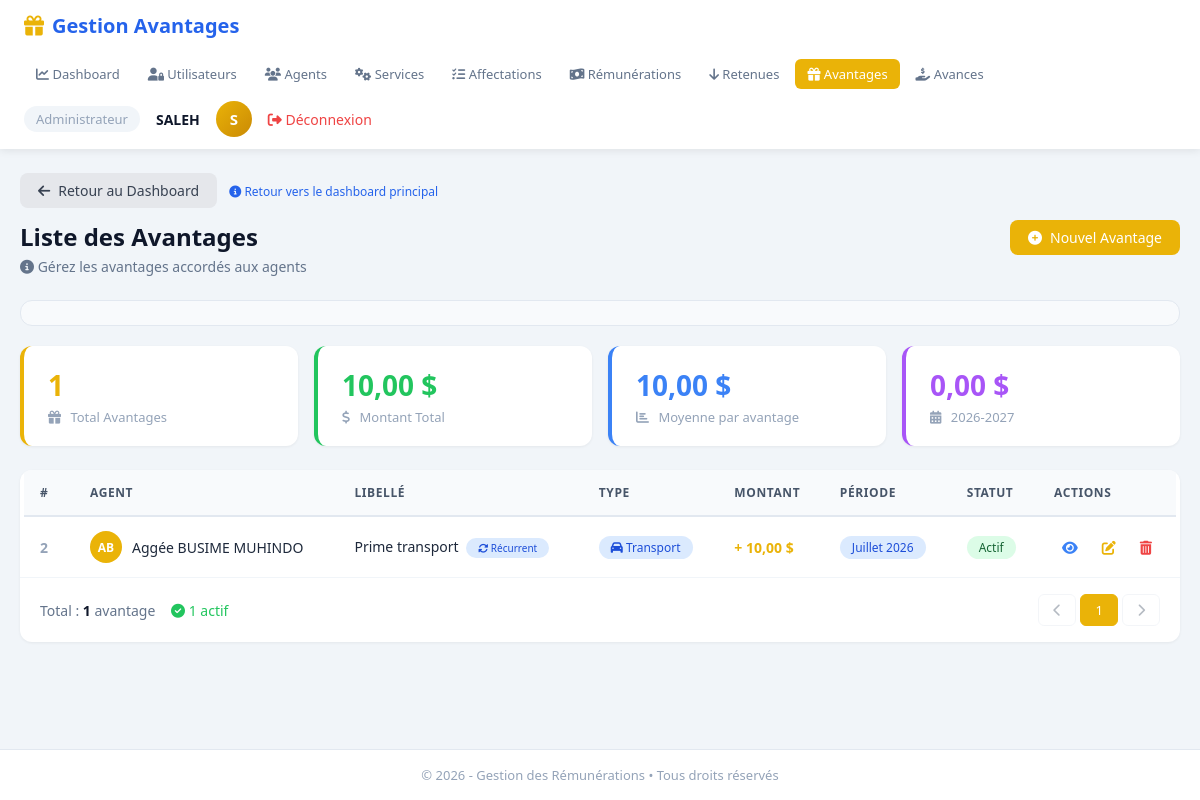
The app's page /pages/avantages/index.php (signed in), older data.
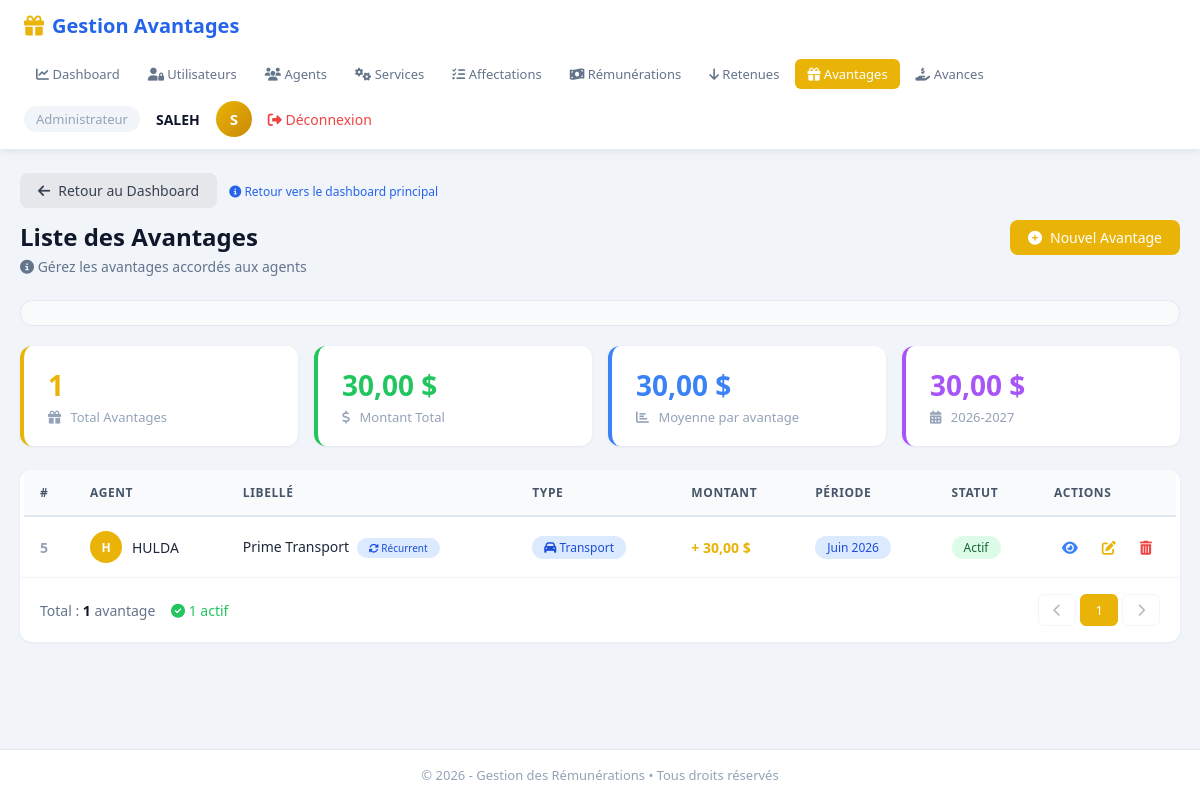
The same page, newer data.
### tables this page shows
CREATE TABLE `avantages` (
  `id` int(11) NOT NULL,
  `id_agent` int(11) NOT NULL,
  `libelle` varchar(150) DEFAULT NULL,
  `description` text DEFAULT NULL,
  `type_avantage` enum('transport','communication','logement','prime','bonus','autre') DEFAULT 'autre',
  `est_recurrent` tinyint(1) DEFAULT 1,
  `date_debut` date DEFAULT NULL,
  `date_fin` date DEFAULT NULL,
  `id_annee` int(11) NOT NULL,
  `montant` decimal(12,2) NOT NULL,
  `date_avantage` date DEFAULT NULL,
  `mois` varchar(20) DEFAULT NULL,
  `annee` varchar(10) DEFAULT NULL,
  `statut` enum('actif','inactif','en_attente') DEFAULT 'actif',
  `created_at` timestamp NOT NULL DEFAULT current_timestamp(),
  `updated_at` timestamp NOT NULL DEFAULT current_timestamp() ON UPDATE current_timestamp()
);

CREATE TABLE `agent` (
  `id_agent` int(11) NOT NULL,
  `nom_complet` varchar(150) NOT NULL,
  `adresse` varchar(255) DEFAULT NULL,
  `date_naissance` date DEFAULT NULL,
  `telephone` varchar(20) DEFAULT NULL,
  `profil` varchar(100) DEFAULT NULL,
  `lieu_naissance` varchar(100) DEFAULT NULL,
  `fonction` varchar(100) DEFAULT NULL
);

### pages/avantages/index.php (the view, shortened to what the changed rows need)
<?php
require_once __DIR__ . '/../../Config/Database.php';
require_once __DIR__ . '/../../Classes/avantages.php';
require_once __DIR__ . '/../../Classes/Agent.php';
require_once __DIR__ . '/../../Classes/annee_scolaire.php';
$avantages = Avantage::getAll();
$total_avantages = count($avantages);
$total_montant = 0;
foreach ($avantages as $avantage) {
    $total_montant += $avantage->getMontant();
}
$moyenne = $total_avantages > 0 ? $total_montant / $total_avantages : 0;
$anneeCourante = AnneeScolaire::getCurrent();
$anneeDesignation = $anneeCourante ? $anneeCourante->getDesignationAnn() : 'Non définie';
$totalAnnee = 0;
if ($anneeCourante) {
    if (method_exists('Avantage', 'getTotalByAnnee')) {
        $totalAnnee = Avantage::getTotalByAnnee($anneeCourante->getId());
    }
}
function getTypeBadge($type) {
    $colors = [
        'transport' => 'badge-blue',
        'communication' => 'badge-purple',
        'logement' => 'badge-orange',
        'prime' => 'badge-green',
        'bonus' => 'badge-yellow',
        'autre' => 'badge-gray'
    ];
    return $colors[$type] ?? 'badge-gray';
}
function getTypeIcon($type) {
    $icons = [
        'transport' => 'fa-car',
        'communication' => 'fa-phone',
        'logement' => 'fa-home',
        'prime' => 'fa-star',
        'bonus' => 'fa-award',
        'autre' => 'fa-ellipsis-h'
    ];
    return $icons[$type] ?? 'fa-ellipsis-h';
}
function getStatutBadge($statut) {
    $colors = [
        'actif' => 'badge-green',
        'inactif' => 'badge-gray',
        'en_attente' => 'badge-orange'
    ];
    return $colors[$statut] ?? 'badge-gray';
}
?>
<!DOCTYPE html>
<html lang="fr">
<head>
    <link rel="stylesheet" href="https://cdnjs.cloudflare.com/ajax/libs/font-awesome/6.4.0/css/all.min.css">
</head>
<body>
<div class="header">
    <div class="header-left">
        <h1><i class="fas fa-gift" style="color:#eab308;"></i> Gestion Avantages</h1>
    </div>
</div>
<main class="container">
    <div class="top-bar">
        <div>
            <h2>Liste des Avantages</h2>
        </div>
    </div>
    <div class="stats-grid">
        <div class="stat-card stat-green">
            <div class="number text-green"><?php echo number_format($total_montant, 2, ',', ' '); ?> $</div>
            <div class="label"><i class="fas fa-dollar-sign"></i> Montant Total</div>
        </div>
        <div class="stat-card stat-blue">
            <div class="number text-blue"><?php echo $total_avantages > 0 ? number_format($moyenne, 2, ',', ' ') : '0,00'; ?> $</div>
            <div class="label"><i class="fas fa-chart-bar"></i> Moyenne par avantage</div>
        </div>
        <div class="stat-card stat-purple">
            <div class="number text-purple"><?php echo number_format($totalAnnee, 2, ',', ' '); ?> $</div>
            <div class="label"><i class="fas fa-calendar-alt"></i> <?php echo htmlspecialchars($anneeDesignation); ?></div>
        </div>
    </div>
    <div class="table-card">
        <div class="table-wrap">
            <table>
                <thead>
                    <tr>
                        <th style="width:50px;">#</th>
                        <th>Agent</th>
                        <th>Libellé</th>
                        <th>Type</th>
                        <th>Montant</th>
                        <th>Période</th>
                        <th>Statut</th>
                        <th style="width:120px;">Actions</th>
                    </tr>
                </thead>
                <tbody>
                    <?php if (empty($avantages)): ?>
                        <tr>
                            <td colspan="8">
                                <div class="empty-state">
                                    <i class="fas fa-inbox"></i>
                                    <p>Aucun avantage enregistré pour le moment.</p>
                                    <a href="add.php" class="btn btn-yellow" style="margin-top:12px;">
                                        <i class="fas fa-plus-circle"></i> Ajouter un avantage
                                    </a>
                                </div>
                            </td>
                        </tr>
                    <?php else: ?>
                        <?php foreach ($avantages as $index => $avantage):
                            $agent = $avantage->getAgent();
                            $nomAgent = $agent ? $agent->getNomComplet() : 'Agent inconnu';
                            $initials = '';
                            $parts = explode(' ', $nomAgent);
                            foreach ($parts as $part) {
                                $initials .= strtoupper(substr($part, 0, 1));
                            }
                            $initials = substr($initials, 0, 2);
                            $colors = ['#eab308', '#22c55e', '#3b82f6', '#a855f7', '#ef4444', '#ec4899', '#14b8a6', '#f59e0b'];
                            $avatarColor = $colors[$index % count($colors)];
                            $typeClass = getTypeBadge($avantage->getType());
                            $typeIcon = getTypeIcon($avantage->getType());
                            $statutBadge = getStatutBadge($avantage->getStatut());
                        ?>
                            <tr>
                                <td><span style="color:#94a3b8;font-weight:600;"><?php echo $avantage->getId(); ?></span></td>
                                <td>
                                    <div class="agent-info">
                                        <div class="agent-avatar" style="background:<?php echo $avatarColor; ?>;">
                                            <?php echo $initials ?: '?'; ?>
                                        </div>
                                        <?php echo htmlspecialchars($nomAgent); ?>
                                    </div>
                                </td>
                                <td>
                                    <?php echo htmlspecialchars($avantage->getLibelle() ?? 'N/A'); ?>
                                    <?php if ($avantage->isRecurrent()): ?>
                                        <span class="badge badge-blue" style="font-size:10px;margin-left:4px;">
                                            <i class="fas fa-sync-alt"></i> Récurrent
                                        </span>
                                    <?php endif; ?>
                                </td>
                                <td>
                                    <span class="badge <?php echo $typeClass; ?>">
                                        <i class="fas <?php echo $typeIcon; ?>"></i>
                                        <?php echo $avantage->getTypeLibelle(); ?>
                                    </span>
                                </td>
                                <td style="font-weight:600;color:#eab308;">
                                    + <?php echo number_format($avantage->getMontant(), 2, ',', ' '); ?> $
                                </td>
                                <td>
                                    <?php if ($avantage->getMois() && $avantage->getAnnee()): ?>
                                        <span class="badge badge-blue">
                                            <?php echo htmlspecialchars($avantage->getMois() . ' ' . $avantage->getAnnee()); ?>
                                        </span>
                                    <?php else: ?>
                                        <span style="color:#94a3b8;">N/A</span>
                                    <?php endif; ?>
                                </td>
                                <td>
                                    <span class="badge <?php echo $statutBadge; ?>">
                                        <?php echo $avantage->getStatutLibelle(); ?>
                                    </span>
                                </td>
                                <td>
                                    <div class="action-links">
                                        <a href="view.php?id=<?php echo $avantage->getId(); ?>" class="view" title="Voir les détails">
                                            <i class="fas fa-eye"></i>
                                        </a>
                                        <a href="edit.php?id=<?php echo $avantage->getId(); ?>" class="edit" title="Modifier">
                                            <i class="fas fa-edit"></i>
                                        </a>
                                        <a href="delete.php?id=<?php echo $avantage->getId(); ?>" class="delete" title="Supprimer"
                                           onclick="return confirm('Êtes-vous sûr de vouloir supprimer cet avantage ? Cette action est irréversible.')">
                                            <i class="fas fa-trash-alt"></i>
                                        </a>
                                    </div>
                                </td>
                            </tr>
                        <?php endforeach; ?>
                    <?php endif; ?>
                </tbody>
            </table>
        </div>
    </div>
</main>
</body>
</html>

Row changes from the older to the newer data that the page shows:
removed avantages: id "2", initials "AB", id_agent.nom_complet "Aggée BUSIME MUHINDO", libelle "Prime transport", est_recurrent 1 (drawn), type_avantage "Transport", montant "10,00", $avantage->getMois() . ' ' . $avantage->getAnnee() "Juillet 2026", statut "Actif"
added avantages: id "5", initials "H", id_agent.nom_complet "HULDA", libelle "Prime Transport", est_recurrent 1 (drawn), type_avantage "Transport", montant "30,00", $avantage->getMois() . ' ' . $avantage->getAnnee() "Juin 2026", statut "Actif"
Text that changed along with them:
$total_montant: "10,00" → "30,00"
$moyenne: "10,00" → "30,00"
$totalAnnee: "0,00" → "30,00"
